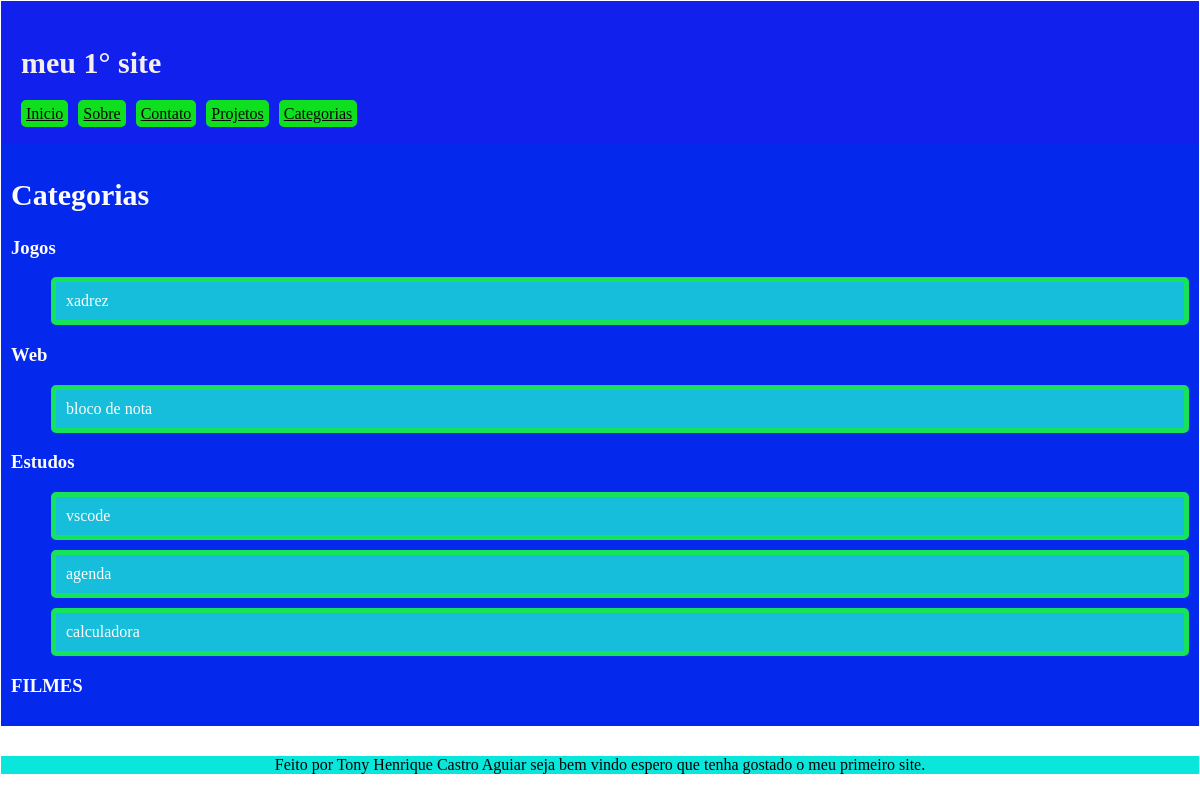
Before: /categorias/ with the older database file.
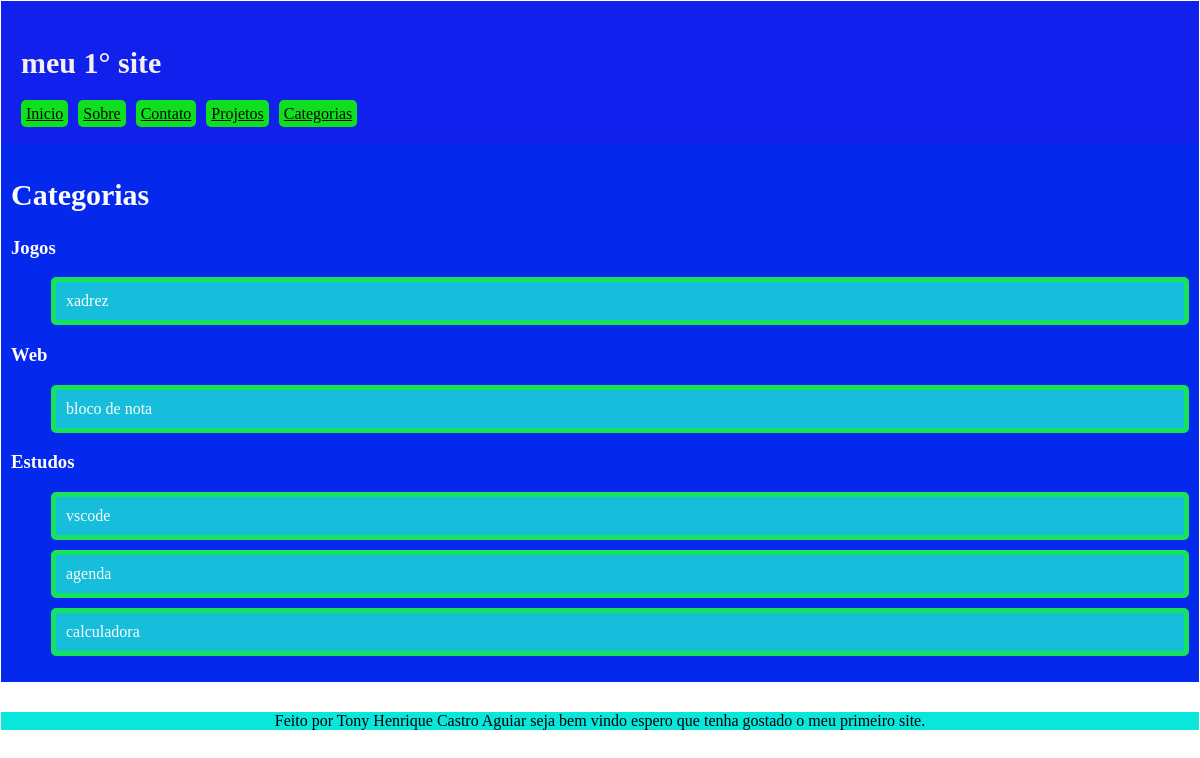
After: the same page with the newer database file.
### pagina/models.py (models this page shows, shortened)
class Categoria(models.Model):
    nome = models.CharField(max_length=100)

class projeto(models.Model):
    nome = models.CharField(max_length=100)
    ano = models.IntegerField()
    descricao = models.TextField()
    categoria = models.ForeignKey(
         Categoria,
           on_delete=models.SET_NULL,
           null=True,
           blank=True,
           )

### pagina/views.py (the view)
# urls.py: path('categorias/', views.categorias, name='categorias')
def categorias(request):
    categorias = {
        "categoria": Categoria.objects.all(),
        "projeto": projeto.objects.all(),
    }
    return render(request, "categorias.html", categorias)

### pagina/templates/categorias.html
{% extends "base.html" %}
{%block conteudo %}
<h2>Categorias</h2>
{% for item in categoria %}
    <h3>{{item.nome}}</h3>
    <ul>
    {% for projeto in item.projeto_set.all %}
        <li class = "cartao">{{projeto.nome}}</li>
    {% endfor %}
    </ul>
{% endfor %}
{%endblock%}

### pagina/templates/base.html (shortened to what this page needs)
{% load static %}
<!DOCTYPE html>
<html lang="pt-br">
<head>
    <link rel="stylesheet" href= "{% static 'css/estilo.css' %}">
</head>
<body>
    <header>
    <h2>meu 1° site</h2>
        <nav>
         <a href='/'>Inicio</a>
         <a href='/sobre/'>Sobre</a>
         <a href='/contato/'>Contato</a>
         <a href='/projetos/'>Projetos</a>
         <a href='/categorias/'>Categorias</a>
        </nav>
    </header>
    <main>
        {% block conteudo %}
        {% endblock %}
    </main>
    <footer>
        Feito por Tony Henrique Castro Aguiar seja bem vindo espero que tenha gostado o meu primeiro site.
    </footer>
</body>
</html>

### pagina/static/css/estilo.css (style rules this page uses)
h2 { font-size: 30px; }
body { font-family: Optima; margin: 1px; }
header { background: #1120ec; margin: white 1px solid; color: rgb(243, 239, 239); padding: 20px; }
nav a { color: #080801; background-color: #0ee020; padding: 5px; margin-right: 6px; border-radius: 5px; }
footer { background: rgb(9, 231, 220);color: rgb(0, 0, 0); margin-top: 30px; text-align: center; }
main { background-color: hwb(231 2% 7%); padding:10px; color: rgb(252, 252, 252); }
.cartao { list-style: none; background-color: hwb(189 9% 14%); border: 5px solid #16e25a; border-radius: 5px; padding: 10px; margin-bottom: 10px; }

Changed rows visible on the page:
removed Categoria: nome "FILMES"
